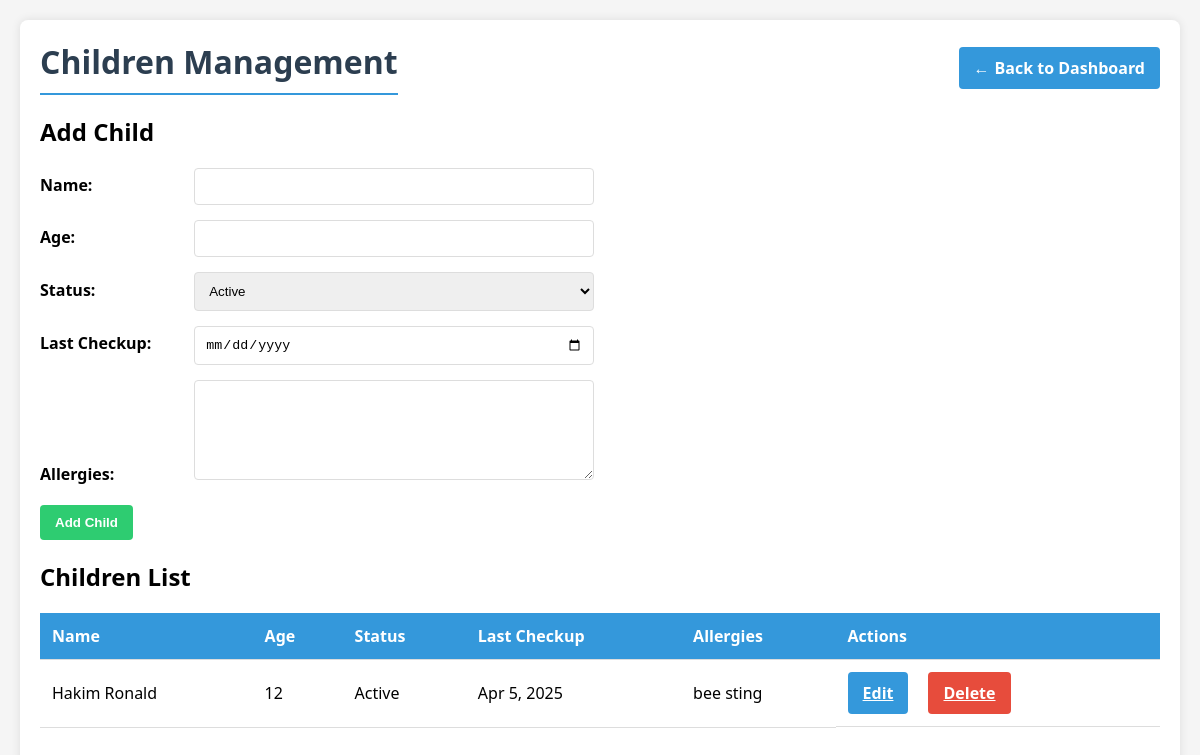
The page /children.php (signed in) on the database its author committed.
### tables this page shows
CREATE TABLE `children` (
  `id` int(11) NOT NULL,
  `name` varchar(100) NOT NULL,
  `age` int(11) NOT NULL,
  `status` varchar(50) NOT NULL,
  `last_checkup` date NOT NULL,
  `allergies` text DEFAULT NULL,
  `created_at` timestamp NOT NULL DEFAULT current_timestamp()
);

### children.php (the view, shortened to what this page needs)
<?php
try
{
    $dsn = "mysql:host=" . DB_HOST . ";charset=" . DB_CHARSET;
    $options = [
        PDO::ATTR_ERRMODE => PDO::ERRMODE_EXCEPTION,
        PDO::ATTR_DEFAULT_FETCH_MODE => PDO::FETCH_ASSOC,
        PDO::ATTR_EMULATE_PREPARES => false,
    ];
    $db = new PDO($dsn, DB_USER, DB_PASS, $options);
    $db->exec("CREATE DATABASE IF NOT EXISTS `".DB_NAME."`");
    $db->exec("USE `".DB_NAME."`");
    $db->exec("CREATE TABLE IF NOT EXISTS `children` (
        `id` int(11) NOT NULL AUTO_INCREMENT,
        `name` varchar(100) NOT NULL,
        `age` int(11) NOT NULL,
        `status` varchar(50) NOT NULL,
        `last_checkup` date NOT NULL,
        `allergies` text DEFAULT NULL,
        `created_at` timestamp NOT NULL DEFAULT current_timestamp(),
        PRIMARY KEY (`id`)
    ) ENGINE=InnoDB DEFAULT CHARSET=utf8mb4");
} catch (PDOException $e)
{
    die("Database error: " . $e->getMessage());
}
try
{
    $children = $db->query("SELECT * FROM children ORDER BY name")->fetchAll();
} catch (PDOException $e)
{
    $error = "Error fetching children: " . $e->getMessage();
    $children = [];
}
$edit_child = null;
?>
<!DOCTYPE html>
<html lang="en">
<head>
</head>
<body>
    <div class="container">
        <div class="header-actions">
            <h1>Children Management</h1>
            <a href="caregiver_dashboard.php" class="btn-back">Back to Dashboard</a>
        </div>
        <h2><?= $edit_child ? 'Edit' : 'Add' ?> Child</h2>
        <form method="POST">
            <div class="form-group">
                <label for="name">Name:</label>
                <input type="text" id="name" name="name" required
                       value="<?= $edit_child ? htmlspecialchars($edit_child['name']) : '' ?>">
            </div>
            <div class="form-group">
                <label for="age">Age:</label>
                <input type="number" id="age" name="age" min="0" max="18" required
                       value="<?= $edit_child ? $edit_child['age'] : '' ?>">
            </div>
            <div class="form-group">
                <label for="status">Status:</label>
                <select id="status" name="status" required>
                    <option value="Active" <?= ($edit_child['status'] ?? '') === 'Active' ? 'selected' : '' ?>>Active</option>
                </select>
            </div>
            <div class="form-group">
                <label for="last_checkup">Last Checkup:</label>
                <input type="date" id="last_checkup" name="last_checkup" required
                       value="<?= $edit_child ? $edit_child['last_checkup'] : '' ?>">
            </div>
            <div class="form-group">
                <label for="allergies">Allergies:</label>
                <textarea id="allergies" name="allergies"><?= $edit_child ? htmlspecialchars($edit_child['allergies']) : '' ?></textarea>
            </div>
            <div>
                <button type="submit" class="btn btn-primary" name="<?= $edit_child ? 'update_child' : 'add_child' ?>">
                    <?= $edit_child ? 'Update' : 'Add' ?> Child
                </button>
            </div>
        </form>
        <h2>Children List</h2>
        <?php if (empty($children)): ?>
            <p>No children found in the database.</p>
        <?php else: ?>
            <table>
                <thead>
                    <tr>
                        <th>Name</th>
                        <th>Age</th>
                        <th>Status</th>
                        <th>Last Checkup</th>
                        <th>Allergies</th>
                        <th>Actions</th>
                    </tr>
                </thead>
                <tbody>
                    <?php foreach ($children as $child): ?>
                        <tr>
                            <td><?= htmlspecialchars($child['name']) ?></td>
                            <td><?= $child['age'] ?></td>
                            <td><?= htmlspecialchars($child['status']) ?></td>
                            <td><?= date('M j, Y', strtotime($child['last_checkup'])) ?></td>
                            <td><?= htmlspecialchars($child['allergies']) ?></td>
                            <td class="action-btns">
                                <a href="children.php?edit=<?= $child['id'] ?>" class="btn btn-edit">Edit</a>
                                <a href="children.php?delete=<?= $child['id'] ?>" class="btn btn-danger"
                                   onclick="return confirm('Are you sure you want to delete this child?')">Delete</a>
                            </td>
                        </tr>
                    <?php endforeach; ?>
                </tbody>
            </table>
        <?php endif; ?>
    </div>
</body>
</html>

### children.php (style rules this page uses)
body { font-family: 'Segoe UI', Tahoma, Geneva, Verdana, sans-serif; margin: 0; padding: 20px; background-color: #f5f5f5; }
.container { max-width: 1200px; margin: 0 auto; background: white; padding: 20px; border-radius: 8px; box-shadow: 0 0 10px rgba(0,0,0,0.1); }
.header-actions { display: flex; justify-content: space-between; align-items: center; margin-bottom: 20px; flex-wrap: wrap; gap: 15px; }
h1 { color: #2c3e50; border-bottom: 2px solid #3498db; padding-bottom: 10px; margin: 0; }
.btn-back { background-color: #3498db; color: white; padding: 10px 15px; text-decoration: none; border-radius: 4px; font-weight: bold; display: inline-flex; align-items: center; border: none; cursor: pointer; transition: background-color 0.3s; }
.btn-back::before { content: "←"; margin-right: 5px; }
table { width: 100%; border-collapse: collapse; margin: 20px 0; }
th, td { padding: 12px; text-align: left; border-bottom: 1px solid #ddd; }
th { background-color: #3498db; color: white; }
.form-group { margin-bottom: 15px; }
label { display: inline-block; width: 150px; font-weight: bold; margin-bottom: 5px; }
input, select, textarea { padding: 10px; width: 100%; max-width: 400px; border: 1px solid #ddd; border-radius: 4px; box-sizing: border-box; }
textarea { height: 100px; }
.btn { padding: 10px 15px; cursor: pointer; border: none; border-radius: 4px; font-weight: bold; margin-right: 10px; transition: background-color 0.3s; }
.btn-primary { background-color: #2ecc71; color: white; }
.btn-danger { background-color: #e74c3c; color: white; }
.btn-edit { background-color: #3498db; color: white; }
.action-btns { display: flex; gap: 10px; flex-wrap: wrap; }

### rows shown on the page
children: name "Hakim Ronald", age "12", status "Active", last_checkup "Apr 5, 2025", allergies "bee sting"
